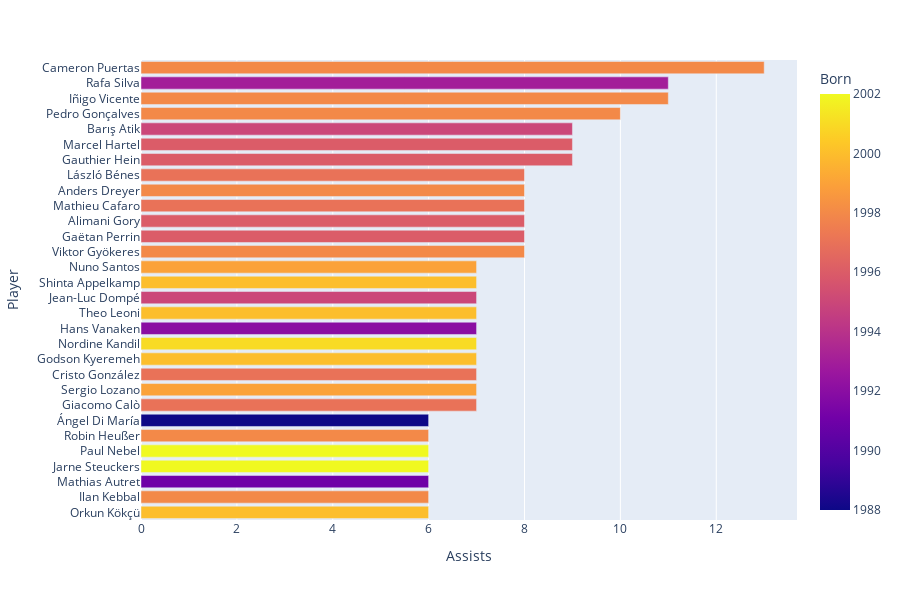

The code cell stored with this chart in its notebook:
### Code cell
top_assists = striker_dataframe.nlargest(30, 'Assists')
top_assists = top_assists.sort_values('Assists', ascending=True)
px.bar(top_assists, x='Assists', y='Player', hover_data=['Player'], orientation='h', height=600, color='Born')

### Figure 1 — Plotly figure (JSON) as saved in the notebook; plotly's stock layout.template omitted (floating-point values rounded to 4 significant figures)
{"data": [{"alignmentgroup": "True", "hovertemplate": "Assists=%{x}<br>Player=%{y}<br>Born=%{marker.color}<extra></extra>", "legendgroup": "", "marker": {"color": [2000, 1998, 1991, 2002, 2002, 1998, 1988, 1997, 1999, 1997, 2000, 2001, 1992, 2000, 1995, 2000, 1999, 1998, 1996, 1996, 1997, 1998, 1997, 1996, 1996, 1995, 1998, 1998, 1993, 1998], "coloraxis": "coloraxis", "pattern": {"shape": ""}}, "name": "", "offsetgroup": "", "orientation": "h", "showlegend": false, "textposition": "auto", "type": "bar", "x": [6, 6, 6, 6, 6, 6, 6, 7, 7, 7, 7, 7, 7, 7, 7, 7, 7, 8, 8, 8, 8, 8, 8, 9, 9, 9, 10, 11, 11, 13], "xaxis": "x", "y": ["Orkun Kökçü", "Ilan Kebbal", "Mathias Autret", "Jarne Steuckers", "Paul Nebel", "Robin Heußer", "Ángel Di María", "Giacomo Calò", "Sergio Lozano", "Cristo González", "Godson Kyeremeh", "Nordine Kandil", "Hans Vanaken", "Theo Leoni", "Jean-Luc Dompé", "Shinta Appelkamp", "Nuno Santos", "Viktor Gyökeres", "Gaëtan Perrin", "Alimani Gory", "Mathieu Cafaro", "Anders Dreyer", "László Bénes", "Gauthier Hein", "Marcel Hartel", "Barış Atik", "Pedro Gonçalves", "Iñigo Vicente", "Rafa Silva", "Cameron Puertas"], "yaxis": "y"}], "layout": {"barmode": "relative", "coloraxis": {"colorbar": {"title": {"text": "Born"}}, "colorscale": [[0, "#0d0887"], [0.1111, "#46039f"], [0.2222, "#7201a8"], [0.3333, "#9c179e"], [0.4444, "#bd3786"], [0.5556, "#d8576b"], [0.6667, "#ed7953"], [0.7778, "#fb9f3a"], [0.8889, "#fdca26"], [1, "#f0f921"]]}, "height": 600, "legend": {"tracegroupgap": 0}, "margin": {"t": 60}, "xaxis": {"anchor": "y", "domain": [0, 1], "title": {"text": "Assists"}}, "yaxis": {"anchor": "x", "domain": [0, 1], "title": {"text": "Player"}}}}
